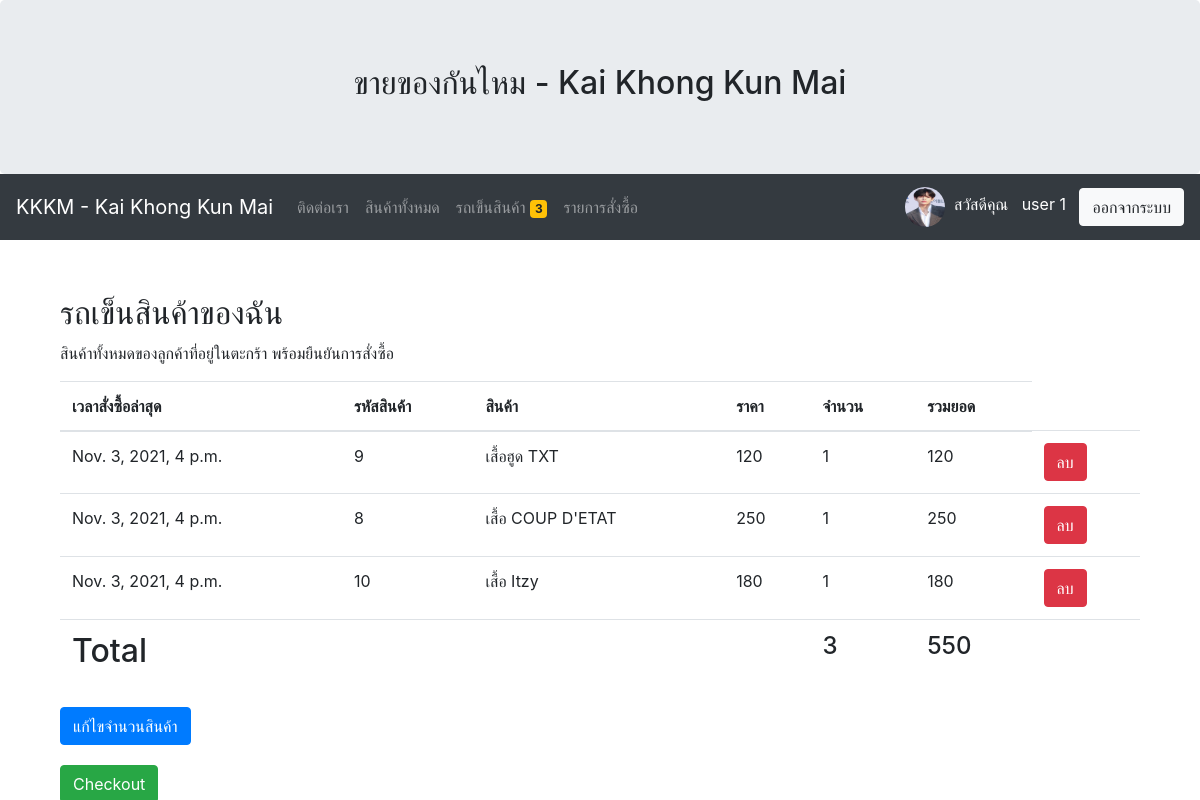
Screenshot of /mycart/ (signed in) with the database file from the repository.
### myapp/models.py (models this page shows, shortened)
class Profile(models.Model):
	user = models.OneToOneField(User,on_delete=models.CASCADE)
	photo = models.ImageField(upload_to="gallery_photo_profile",null=True,blank=True,default='dafaultprofile.png')
	usertype = models.CharField(max_length=100,default='member')
	cartquan = models.IntegerField(default=0) #เก็บจำนวนสินค้าในตะกร้า

class Cart(models.Model):
	user = models.ForeignKey(User,on_delete=models.CASCADE) #อ้างอิงถึง User
	productid = models.CharField(max_length=100) # id from database
	productname = models.CharField(max_length=100)
	price = models.IntegerField()
	quantity = models.IntegerField()
	total = models.IntegerField()
	stamp = models.DateTimeField(auto_now_add=True,blank=True,null=True)

### myapp/views.py (the view, shortened to what this page needs)
# urls.py: path('mycart/',MyCart,name='mycart-page'),
def MyCart(request):
	username = request.user.username #ออกมาเป็น string
	user = User.objects.get(username=username) #ออกมาเป็น objects
	context = {}
	mycart = Cart.objects.filter(user=user) #ใช้ .get ไม่ได้ เพราะ multiple (มีหลายอัน) ต้องใช้ filter เพราะ มีหลาย record
	count = sum([ c.quantity for c in mycart])
	total = sum([ c.total for c in mycart])
	context['mycart'] = mycart
	context['count'] = count
	context['total'] = total
	return render(request,'myapp/mycart.html',context)

### myapp/template/myapp/mycart.html (shortened to what this page needs)
{% extends 'myapp/base.html' %}
{% load humanize %}
{% block article %}
<br>
<div class="container">
	  <h2>รถเข็นสินค้าของฉัน</h2>
	  <p>สินค้าทั้งหมดของลูกค้าที่อยู่ในตะกร้า พร้อมยืนยันการสั่งซื้อ</p>
	  <table class="table">
	    <thead>
		<tr>
		  <th>เวลาสั่งซื้อล่าสุด</th>
		  <th>รหัสสินค้า</th>
		  <th>สินค้า</th>
		  <th>ราคา</th>
		  <th>จำนวน</th>
		  <th>รวมยอด</th>
		</tr>
	    </thead>
	    <tbody>
	    {% for pd in mycart %}
		<tr>
		  <td>{{pd.stamp}}</td>
		  <td>{{pd.productid}}</td>
		  <td>{{pd.productname}}</td>
		  <td>{{pd.price|intcomma}}</td>
		  <td>{{pd.quantity}}</td>
		  <td>{{pd.total|intcomma}}</td>
		  <th>
		  <form method="POST" id="form{{pd.productid}}" onsubmit="return confirm('ยืนยันการลบสินค้าใช่หรือไม่?');" >
		  	<button type="submit" form="form{{pd.productid}}" class="btn btn-danger">ลบ</button>
		  </form>
		  </th>
		</tr>
	    {% endfor %}
	    <tr>
	    	<td><h2>Total</h2></td>
	    	<td></td>
	    	<td></td>
	    	<td></td>
	    	<td><h4>{{count}}</h4></td>
	    	<td><h4>{{total|intcomma}}</h4></td>
	    	<td></td>
	    </tr>
	    </tbody>
	  </table>
	  <a href="{% url 'mycartedit-page' %}" class="btn btn-primary">แก้ไขจำนวนสินค้า</a>
	  <div style="padding:10px;"></div>
	  <a href="{% url 'checkout-page' %}" class="btn btn-success">Checkout</a>
</div>
{% endblock article %}

### myapp/template/myapp/base.html (shortened to what this page needs)
<!DOCTYPE html>
<html lang="en">
<head>
  <link rel="stylesheet" href="https://maxcdn.bootstrapcdn.com/bootstrap/4.5.2/css/bootstrap.min.css">
  <link rel="stylesheet" href="https://cdnjs.cloudflare.com/ajax/libs/font-awesome/4.7.0/css/font-awesome.min.css">
</head>
<body>
<div class="jumbotron text-center" style="margin-bottom: 0;">
  <h2>ขายของกันไหม - Kai Khong Kun Mai</h2>
</div>
<nav class="navbar navbar-expand-sm bg-dark navbar-dark">
  <a class="navbar-brand" href="{% url 'home-page' %}">KKKM - Kai Khong Kun Mai</a>
  <div class="collapse navbar-collapse" id="collapsibleNavbar">
                <ul class="navbar-nav mr-auto">
                  <li class="nav-item">
                    <a class="nav-link" href="{% url 'contact-page' %}">ติดต่อเรา </a>
                  </li>
                  <li class="nav-item">
                    <a class="nav-link" href="{% url 'allproduct-page' %}">สินค้าทั้งหมด</a>
                  </li>
                  {% if user.is_authenticated and user.profile.usertype == 'member' %}
                  <li class="nav-item">
                    <a class="nav-link" href="{% url 'mycart-page' %}">รถเข็นสินค้า&nbsp<span class="badge badge-warning">{{user.profile.cartquan}}</span></a>
                  </li>
                  <li class="nav-item">
                    <a class="nav-link" href="{% url 'orderlist-page' %}">รายการสั่งซื้อ&nbsp</a>
                  </li>
                  {% endif %}
                </ul>
                          {% if user.is_authenticated %}
                            <img src="{{user.profile.photo.url}}" width="40" height="40" class="rounded-circle">&nbsp&nbsp
                            <p style="color: white; margin-top: 10px">สวัสดีคุณ&nbsp&nbsp {{ user.first_name }}
                            {{ user.last_name }} &nbsp&nbsp </p>
                            <a class="btn btn-light" href="{% url 'logout' %}">ออกจากระบบ</a>
                          {% else %}
                            <a class="btn btn-primary" href="{% url 'register-page' %}">สมัครสมาชิก</a>&nbsp&nbsp&nbsp
                            <a class="btn btn-primary" href="{% url 'login' %}">เข้าสู่ระบบ</a>
                          {% endif %}
  </div>
</nav>
<div class="container" style="margin-top: 30px;">
  {% block article %}
  {% endblock article %}
</div>
</body>
</html>

### rows the page displays
Cart: stamp "Nov. 3, 2021, 4 p.m.", productid "9", productname "เสื้อฮูด TXT", price "120", quantity "1", total "120"
Cart: stamp "Nov. 3, 2021, 4 p.m.", productid "8", productname "เสื้อ COUP D'ETAT", price "250", quantity "1", total "250"
Cart: stamp "Nov. 3, 2021, 4 p.m.", productid "10", productname "เสื้อ Itzy", price "180", quantity "1", total "180"

### other values shown
{{ user.profile.cartquan }} "3"
{{ user.first_name }} "user"
{{ user.last_name }} "1"
{{ count }} "3"
{{ total|intcomma }} "550"
